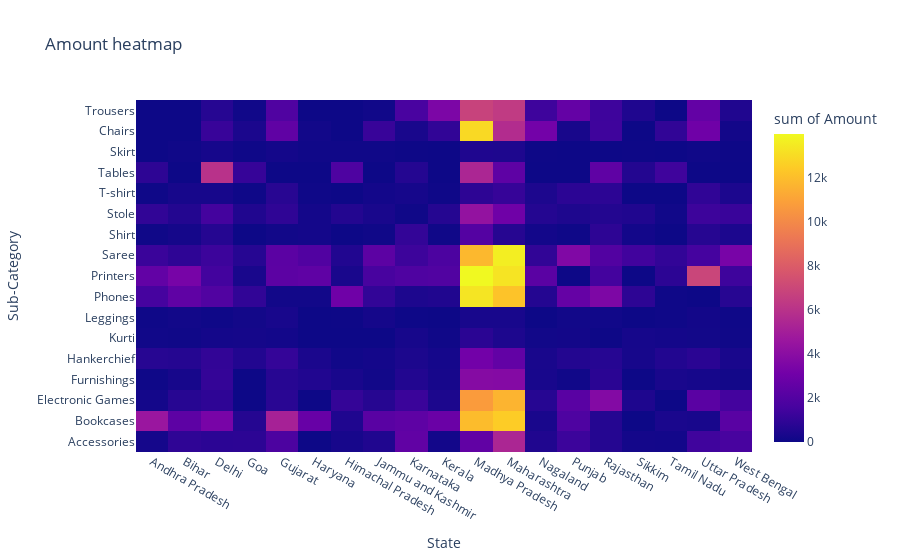
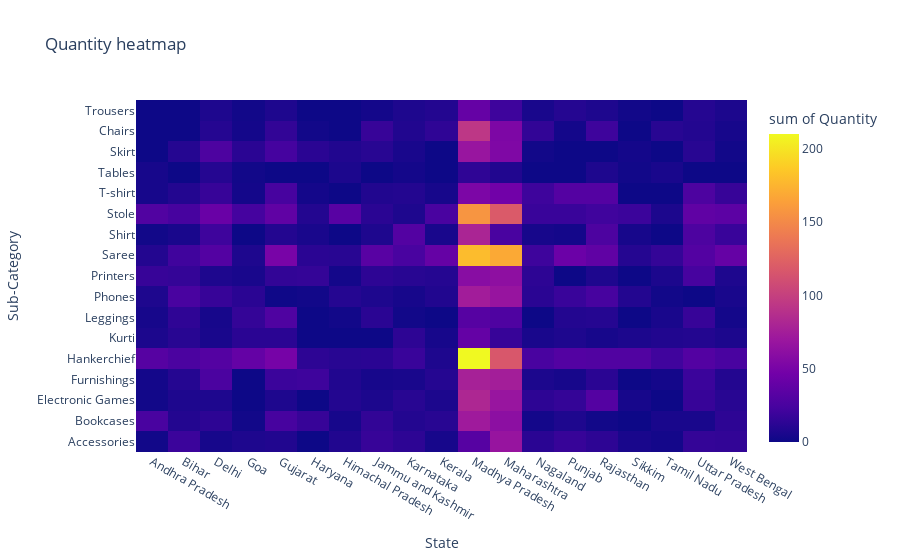

Notebook cell for these charts, in order:
### Code cell
fig5 = px.density_heatmap(df5
                        , x = 'State'
                        , y = 'Sub-Category'
                        , z = 'Amount'
                        , title = 'Amount heatmap')
fig5.show()
fig6 = px.density_heatmap(df5
                        , x = 'State'
                        , y = 'Sub-Category'
                        , z = 'Quantity'
                        , title = 'Quantity heatmap')
fig6.show()

### Figure 1 — Plotly figure (JSON) as saved in the notebook; plotly's stock layout.template omitted (floating-point values rounded to 4 significant figures; data arrays with more than 128 entries replaced by an {"elided": "..."} marker saying what was removed)
{"data": [{"coloraxis": "coloraxis", "histfunc": "sum", "hovertemplate": "State=%{x}<br>Sub-Category=%{y}<br>sum of Amount=%{z}<extra></extra>", "name": "", "type": "histogram2d", "x": {"elided": "277 str values"}, "xaxis": "x", "xbingroup": "x", "y": {"elided": "277 str values"}, "yaxis": "y", "ybingroup": "y", "z": {"elided": "277 int values"}}], "layout": {"coloraxis": {"colorbar": {"title": {"text": "sum of Amount"}}, "colorscale": [[0, "#0d0887"], [0.1111, "#46039f"], [0.2222, "#7201a8"], [0.3333, "#9c179e"], [0.4444, "#bd3786"], [0.5556, "#d8576b"], [0.6667, "#ed7953"], [0.7778, "#fb9f3a"], [0.8889, "#fdca26"], [1, "#f0f921"]]}, "legend": {"tracegroupgap": 0}, "title": {"text": "Amount heatmap"}, "xaxis": {"anchor": "y", "domain": [0, 1], "title": {"text": "State"}}, "yaxis": {"anchor": "x", "domain": [0, 1], "title": {"text": "Sub-Category"}}}}

### Figure 2 — Plotly figure (JSON) as saved in the notebook; plotly's stock layout.template omitted (floating-point values rounded to 4 significant figures; data arrays with more than 128 entries replaced by an {"elided": "..."} marker saying what was removed)
{"data": [{"coloraxis": "coloraxis", "histfunc": "sum", "hovertemplate": "State=%{x}<br>Sub-Category=%{y}<br>sum of Quantity=%{z}<extra></extra>", "name": "", "type": "histogram2d", "x": {"elided": "277 str values"}, "xaxis": "x", "xbingroup": "x", "y": {"elided": "277 str values"}, "yaxis": "y", "ybingroup": "y", "z": {"elided": "277 int values"}}], "layout": {"coloraxis": {"colorbar": {"title": {"text": "sum of Quantity"}}, "colorscale": [[0, "#0d0887"], [0.1111, "#46039f"], [0.2222, "#7201a8"], [0.3333, "#9c179e"], [0.4444, "#bd3786"], [0.5556, "#d8576b"], [0.6667, "#ed7953"], [0.7778, "#fb9f3a"], [0.8889, "#fdca26"], [1, "#f0f921"]]}, "legend": {"tracegroupgap": 0}, "title": {"text": "Quantity heatmap"}, "xaxis": {"anchor": "y", "domain": [0, 1], "title": {"text": "State"}}, "yaxis": {"anchor": "x", "domain": [0, 1], "title": {"text": "Sub-Category"}}}}
